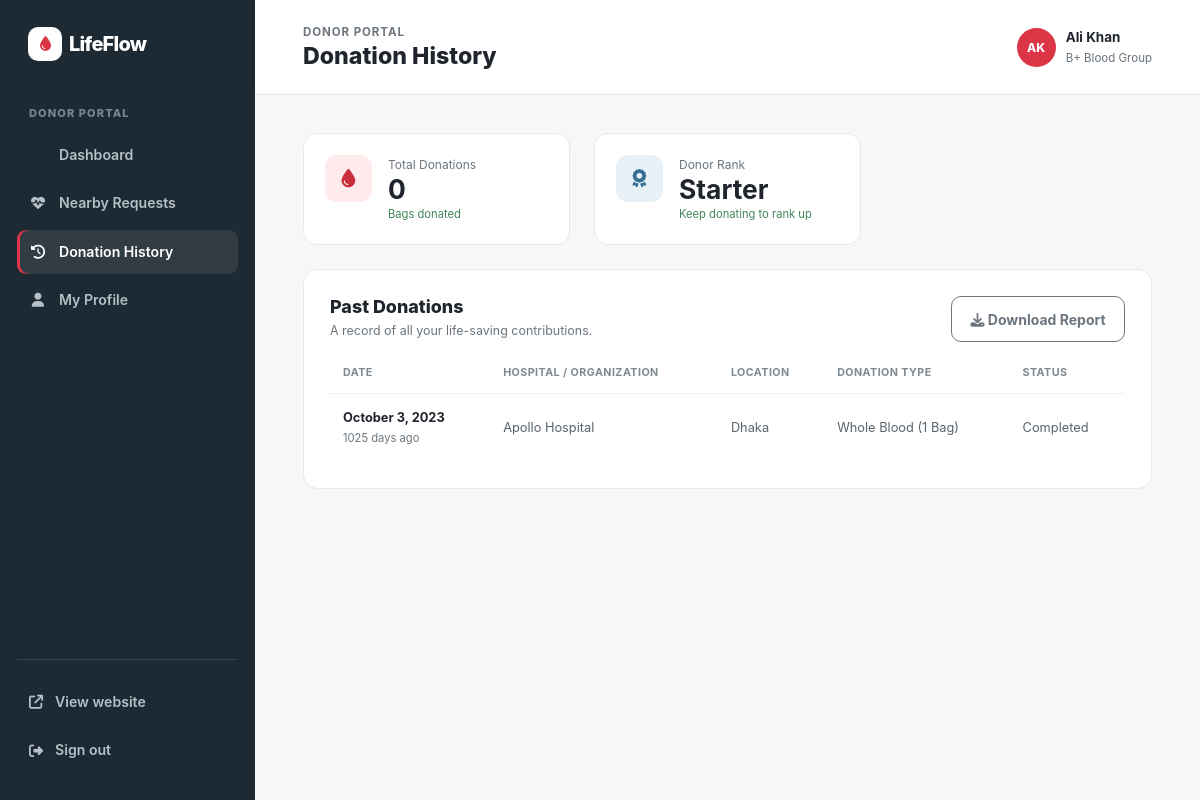
The page /donor/donation-history.php (signed in) on the database its author committed.
### tables this page shows
CREATE TABLE donors (
    id INT AUTO_INCREMENT PRIMARY KEY,
    full_name VARCHAR(100) NOT NULL,
    phone VARCHAR(20) NOT NULL,
    email VARCHAR(100) NOT NULL UNIQUE,
    dob DATE NOT NULL,
    blood_group VARCHAR(5) NOT NULL,
    weight INT NOT NULL CHECK (weight >= 50),
    last_donation DATE,
    health_notes TEXT,
    city VARCHAR(50) NOT NULL,
    area VARCHAR(50) NOT NULL,
    availability_status VARCHAR(20) DEFAULT 'Available',
    password VARCHAR(255) NOT NULL,
    created_at TIMESTAMP DEFAULT CURRENT_TIMESTAMP,
    CHECK (blood_group IN ('A+', 'A-', 'B+', 'B-', 'AB+', 'AB-', 'O+', 'O-'))
);

CREATE TABLE donations (
    id INT AUTO_INCREMENT PRIMARY KEY,
    donor_id INT NOT NULL,
    request_id INT NOT NULL,
    donation_date DATE NOT NULL,
    units_donated INT NOT NULL CHECK (units_donated > 0),
    status VARCHAR(20) DEFAULT 'Completed' CHECK (status IN ('Completed', 'Pending', 'Cancelled')),
    created_at TIMESTAMP DEFAULT CURRENT_TIMESTAMP,
    FOREIGN KEY (donor_id) REFERENCES donors(id) ON DELETE CASCADE,
    FOREIGN KEY (request_id) REFERENCES blood_requests(id) ON DELETE CASCADE
);

CREATE TABLE blood_requests (
    id INT AUTO_INCREMENT PRIMARY KEY,
    patient_name VARCHAR(100) NOT NULL,
    blood_group VARCHAR(5) NOT NULL,
    units INT NOT NULL CHECK (units > 0),
    urgency VARCHAR(20) NOT NULL CHECK (urgency IN ('Urgent', 'Scheduled')),
    hospital VARCHAR(100) NOT NULL,
    city VARCHAR(50) NOT NULL,
    address VARCHAR(255) NOT NULL,
    contact_name VARCHAR(100) NOT NULL,
    phone VARCHAR(20) NOT NULL,
    notes TEXT,
    status VARCHAR(20) DEFAULT 'Pending' CHECK (status IN ('Pending', 'Matching donors', 'Completed')),
    created_at TIMESTAMP DEFAULT CURRENT_TIMESTAMP,
    CHECK (blood_group IN ('A+', 'A-', 'B+', 'B-', 'AB+', 'AB-', 'O+', 'O-'))
);

### donor/donation-history.php (the view, shortened to what this page needs)
<?php
require_once '../includes/db.php';
$donorId = $_SESSION['donor_id'];
$stmt = $pdo->prepare("SELECT * FROM donors WHERE id = ?");
$stmt->execute([$donorId]);
$donor = $stmt->fetch(PDO::FETCH_ASSOC);
$donorName = $donor['full_name'];
$lastDonation = $donor['last_donation'];
$stmtDonations = $pdo->prepare("
    SELECT d.*, br.hospital, br.city as request_city
    FROM donations d
    JOIN blood_requests br ON d.request_id = br.id
    WHERE d.donor_id = ?
    ORDER BY d.donation_date DESC
");
$stmtDonations->execute([$donorId]);
$donations = $stmtDonations->fetchAll(PDO::FETCH_ASSOC);
$initials = strtoupper(substr($donorName, 0, 1));
$parts = explode(' ', $donorName);
if (count($parts) > 1) {
    $initials = strtoupper(substr($parts[0], 0, 1) . substr($parts[count($parts)-1], 0, 1));
}
function time_ago($datetime) {
    $time_ago = strtotime($datetime);
    $current_time = time();
    $time_difference = $current_time - $time_ago;
    $seconds = $time_difference;
    $minutes      = round($seconds / 60);
    $hours           = round($seconds / 3600);
    $days          = round($seconds / 86400);
    if($seconds <= 60) return "Just now";
    else if($minutes <= 60) return "$minutes min ago";
    else if($hours <= 24) return "$hours hrs ago";
    else return "$days days ago";
}
?>
<!doctype html>
<html lang="en">
<head>
    <link href="https://cdn.jsdelivr.net/npm/bootstrap@5.3.3/dist/css/bootstrap.min.css" rel="stylesheet">
    <link href="https://cdnjs.cloudflare.com/ajax/libs/font-awesome/6.5.2/css/all.min.css" rel="stylesheet">
    <link href="../assets/css/main.css" rel="stylesheet">
    <link href="../assets/css/donor-dashboard.css" rel="stylesheet">
</head>
<body class="donor-dashboard-page">
    <div class="donor-shell">
        <aside class="donor-sidebar" id="donorSidebar">
            <a class="donor-sidebar-brand" href="dashboard.php">
                <span class="brand-mark"><i class="fa-solid fa-droplet"></i></span><span>LifeFlow</span>
            </a>
            <p class="donor-sidebar-label">Donor Portal</p>
            <nav class="donor-menu" aria-label="Donor navigation">
                <a href="dashboard.php"><i class="fa-solid fa-grid-2"></i> Dashboard</a>
                <a href="nearby-requests.php"><i class="fa-solid fa-heart-pulse"></i> Nearby Requests</a>
                <a class="active" href="donation-history.php"><i class="fa-solid fa-clock-rotate-left"></i> Donation History</a>
                <a href="profile.php"><i class="fa-solid fa-user"></i> My Profile</a>
            </nav>
            <div class="donor-sidebar-bottom">
                <a href="../index.html"><i class="fa-solid fa-arrow-up-right-from-square"></i> View website</a>
                <a href="logout.php"><i class="fa-solid fa-right-from-bracket"></i> Sign out</a>
            </div>
        </aside>
        <div class="donor-main">
            <header class="donor-topbar">
                <div>
                    <p class="donor-eyebrow">Donor portal</p>
                    <h1>Donation History</h1>
                </div>
                <div class="donor-profile">
                    <span class="donor-profile-avatar"><?= htmlspecialchars($initials) ?></span>
                    <div>
                        <strong><?= htmlspecialchars($donorName) ?></strong>
                        <small><?= htmlspecialchars($donor['blood_group']) ?> Blood Group</small>
                    </div>
                </div>
            </header>
            <main class="donor-content">
                <div class="row g-4 mb-4">
                    <div class="col-sm-6 col-md-4">
                        <article class="donor-stat-card">
                            <span class="donor-stat-icon icon-red"><i class="fa-solid fa-droplet"></i></span>
                            <div>
                                <small>Total Donations</small>
                                <strong><?= $lastDonation ? '1' : '0' ?></strong>
                                <p>Bags donated</p>
                            </div>
                        </article>
                    </div>
                    <div class="col-sm-6 col-md-4">
                        <article class="donor-stat-card">
                            <span class="donor-stat-icon icon-blue"><i class="fa-solid fa-award"></i></span>
                            <div>
                                <small>Donor Rank</small>
                                <strong><?= $lastDonation ? 'Bronze' : 'Starter' ?></strong>
                                <p>Keep donating to rank up</p>
                            </div>
                        </article>
                    </div>
                </div>
                <div class="row">
                    <div class="col-12">
                        <article class="donor-panel">
                            <div class="donor-panel-heading">
                                <div>
                                    <h2>Past Donations</h2>
                                    <p>A record of all your life-saving contributions.</p>
                                </div>
                                <button class="btn btn-outline-secondary btn-sm" onclick="alert('Feature coming soon')"><i class="fa-solid fa-download"></i> Download Report</button>
                            </div>
                            <div class="table-responsive">
                                <table class="table donor-table align-middle">
                                    <thead>
                                        <tr>
                                            <th>Date</th>
                                            <th>Hospital / Organization</th>
                                            <th>Location</th>
                                            <th>Donation Type</th>
                                            <th>Status</th>
                                        </tr>
                                    </thead>
                                    <tbody>
                                        <?php if (count($donations) > 0): ?>
                                        <?php foreach ($donations as $donation): ?>
                                        <tr>
                                            <td><strong><?= date('F j, Y', strtotime($donation['donation_date'])) ?></strong><small><?= time_ago($donation['donation_date']) ?></small></td>
                                            <td><?= htmlspecialchars($donation['hospital']) ?></td>
                                            <td><?= htmlspecialchars($donation['request_city']) ?></td>
                                            <td>Whole Blood (<?= htmlspecialchars($donation['units_donated']) ?> Bag)</td>
                                            <td><span class="request-status fulfilled"><?= htmlspecialchars($donation['status']) ?></span></td>
                                        </tr>
                                        <?php endforeach; ?>
                                        <?php else: ?>
                                        <tr>
                                            <td colspan="5" class="text-center py-4 text-muted">No donation history found. Start your journey by donating!</td>
                                        </tr>
                                        <?php endif; ?>
                                    </tbody>
                                </table>
                            </div>
                        </article>
                    </div>
                </div>
            </main>
        </div>
    </div>
</body>
</html>

### assets/css/main.css (style rules this page uses)
:root { --primary: #dc3545; --primary-dark: #b52a38; --ink: #20252d; --muted: #6c757d; --surface: #fff; --soft: #fff6f7; --line: #edf0f2; --shadow: 0 12px 30px rgba(31, 42, 55, .08); --radius: 18px }
* { box-sizing: border-box }
html { scroll-behavior: smooth }
body { margin: 0; font-family: Inter, system-ui, -apple-system, BlinkMacSystemFont, "Segoe UI", sans-serif; color: var(--ink); background: #fff; line-height: 1.6 }
.brand-mark { display: inline-grid; place-items: center; width: 34px; height: 34px; margin-right: 7px; border-radius: 10px; color: #fff; background: var(--primary); font-size: .92rem }
.btn { border-radius: 10px; font-weight: 700; padding: .7rem 1.15rem; transition: transform .2s, box-shadow .2s }

### rows shown on the page
donors: full_name "AK", full_name "Ali Khan", blood_group "B+"
donations: donation_date "October 3, 2023", donation_date "1025 days ago", request.hospital "Apollo Hospital", request.city "Dhaka", units_donated "1", status "Completed"
